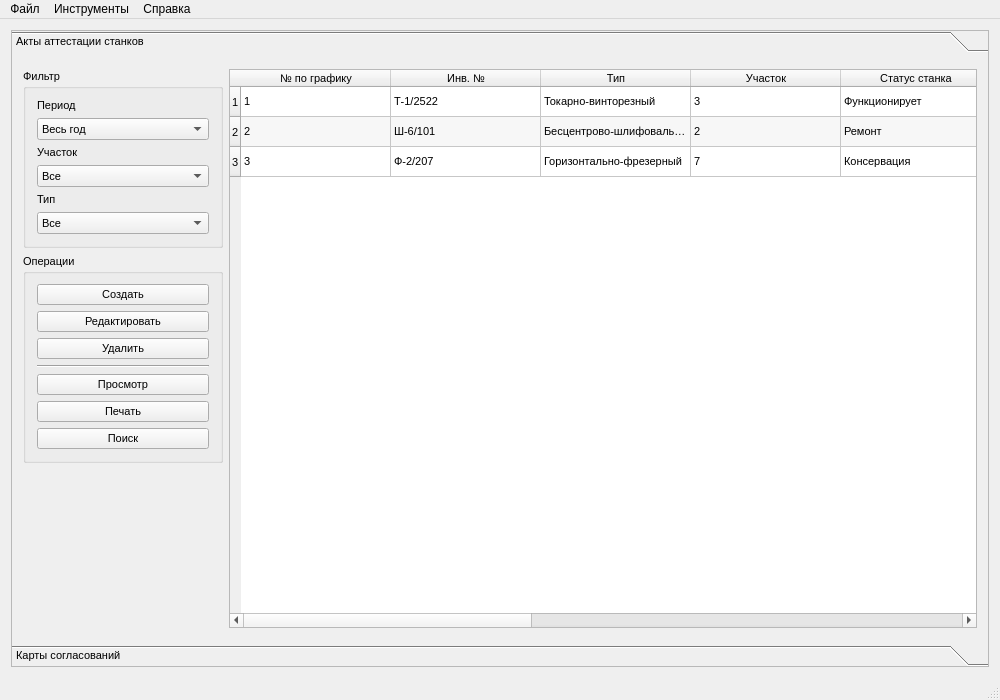
<?xml version="1.0" encoding="UTF-8"?>
<ui version="4.0">
 <class>mainWindow</class>
 <widget class="QMainWindow" name="mainWindow">
  <property name="windowModality">
   <enum>Qt::ApplicationModal</enum>
  </property>
  <property name="geometry">
   <rect>
    <x>0</x>
    <y>0</y>
    <width>1000</width>
    <height>700</height>
   </rect>
  </property>
  <property name="windowTitle">
   <string>Помощник инженера</string>
  </property>
  <property name="windowIcon">
   <iconset resource="resources.qrc">
    <normaloff>:/images/res/images/engineer.png</normaloff>:/images/res/images/engineer.png</iconset>
  </property>
  <property name="dockNestingEnabled">
   <bool>true</bool>
  </property>
  <property name="dockOptions">
   <set>QMainWindow::AllowNestedDocks|QMainWindow::AllowTabbedDocks|QMainWindow::AnimatedDocks</set>
  </property>
  <widget class="QWidget" name="centralWidget">
   <layout class="QGridLayout" name="gridLayout">
    <item row="0" column="0">
     <widget class="QToolBox" name="toolBox">
      <property name="font">
       <font>
        <pointsize>8</pointsize>
       </font>
      </property>
      <property name="styleSheet">
       <string notr="true">icon-size: 48px;
QToolBox::tab:selected
{
    font: bold;
}
QToolBox::tab
{
    font: normal;
}
</string>
      </property>
      <property name="frameShape">
       <enum>QFrame::StyledPanel</enum>
      </property>
      <property name="frameShadow">
       <enum>QFrame::Sunken</enum>
      </property>
      <property name="currentIndex">
       <number>0</number>
      </property>
      <property name="tabSpacing">
       <number>6</number>
      </property>
      <widget class="QWidget" name="page_attestationOfMachines">
       <property name="geometry">
        <rect>
         <x>0</x>
         <y>0</y>
         <width>980</width>
         <height>515</height>
        </rect>
       </property>
       <attribute name="icon">
        <iconset resource="resources.qrc">
         <normaloff>:/images/res/images/machine.png</normaloff>:/images/res/images/machine.png</iconset>
       </attribute>
       <attribute name="label">
        <string>Акты аттестации станков</string>
       </attribute>
       <layout class="QGridLayout" name="gridLayout_9">
        <item row="1" column="0">
         <widget class="QGroupBox" name="groupBox_aom_operations">
          <property name="maximumSize">
           <size>
            <width>200</width>
            <height>16777215</height>
           </size>
          </property>
          <property name="font">
           <font>
            <pointsize>8</pointsize>
           </font>
          </property>
          <property name="title">
           <string>Операции</string>
          </property>
          <layout class="QGridLayout" name="gridLayout_3">
           <item row="0" column="0">
            <widget class="QPushButton" name="pushButton_aom_newRecord">
             <property name="font">
              <font>
               <pointsize>8</pointsize>
              </font>
             </property>
             <property name="text">
              <string>Создать</string>
             </property>
             <property name="icon">
              <iconset resource="resources.qrc">
               <normaloff>:/images/res/images/add.png</normaloff>:/images/res/images/add.png</iconset>
             </property>
             <property name="iconSize">
              <size>
               <width>24</width>
               <height>24</height>
              </size>
             </property>
            </widget>
           </item>
           <item row="1" column="0">
            <widget class="QPushButton" name="pushButton_aom_editRecord">
             <property name="font">
              <font>
               <pointsize>8</pointsize>
              </font>
             </property>
             <property name="text">
              <string>Редактировать</string>
             </property>
             <property name="icon">
              <iconset resource="resources.qrc">
               <normaloff>:/images/res/images/edit.png</normaloff>:/images/res/images/edit.png</iconset>
             </property>
             <property name="iconSize">
              <size>
               <width>24</width>
               <height>24</height>
              </size>
             </property>
            </widget>
           </item>
           <item row="2" column="0">
            <widget class="QPushButton" name="pushButton_aom_deleteRecord">
             <property name="font">
              <font>
               <pointsize>8</pointsize>
              </font>
             </property>
             <property name="text">
              <string>Удалить</string>
             </property>
             <property name="icon">
              <iconset resource="resources.qrc">
               <normaloff>:/images/res/images/delete.png</normaloff>:/images/res/images/delete.png</iconset>
             </property>
             <property name="iconSize">
              <size>
               <width>24</width>
               <height>24</height>
              </size>
             </property>
            </widget>
           </item>
           <item row="3" column="0">
            <widget class="Line" name="line_aom">
             <property name="font">
              <font>
               <pointsize>8</pointsize>
              </font>
             </property>
             <property name="orientation">
              <enum>Qt::Horizontal</enum>
             </property>
            </widget>
           </item>
           <item row="4" column="0">
            <widget class="QPushButton" name="pushButton_aom_viewDocument">
             <property name="font">
              <font>
               <pointsize>8</pointsize>
              </font>
             </property>
             <property name="text">
              <string>Просмотр</string>
             </property>
             <property name="icon">
              <iconset resource="resources.qrc">
               <normaloff>:/images/res/images/filecontents-128.png</normaloff>:/images/res/images/filecontents-128.png</iconset>
             </property>
             <property name="iconSize">
              <size>
               <width>24</width>
               <height>24</height>
              </size>
             </property>
            </widget>
           </item>
           <item row="5" column="0">
            <widget class="QPushButton" name="pushButton_aom_printDocument">
             <property name="font">
              <font>
               <pointsize>8</pointsize>
              </font>
             </property>
             <property name="text">
              <string>Печать</string>
             </property>
             <property name="icon">
              <iconset resource="resources.qrc">
               <normaloff>:/images/res/images/print.png</normaloff>:/images/res/images/print.png</iconset>
             </property>
             <property name="iconSize">
              <size>
               <width>24</width>
               <height>24</height>
              </size>
             </property>
            </widget>
           </item>
           <item row="6" column="0">
            <widget class="QPushButton" name="pushButton_aom_search">
             <property name="minimumSize">
              <size>
               <width>0</width>
               <height>0</height>
              </size>
             </property>
             <property name="text">
              <string>Поиск</string>
             </property>
             <property name="icon">
              <iconset resource="resources.qrc">
               <normaloff>:/images/res/images/search.png</normaloff>:/images/res/images/search.png</iconset>
             </property>
             <property name="iconSize">
              <size>
               <width>24</width>
               <height>24</height>
              </size>
             </property>
            </widget>
           </item>
          </layout>
         </widget>
        </item>
        <item row="0" column="0">
         <widget class="QGroupBox" name="groupBox_aom_filter">
          <property name="minimumSize">
           <size>
            <width>0</width>
            <height>0</height>
           </size>
          </property>
          <property name="maximumSize">
           <size>
            <width>200</width>
            <height>16777215</height>
           </size>
          </property>
          <property name="font">
           <font>
            <pointsize>8</pointsize>
           </font>
          </property>
          <property name="title">
           <string>Фильтр</string>
          </property>
          <layout class="QGridLayout" name="gridLayout_2">
           <item row="0" column="0">
            <widget class="QLabel" name="label_aom_period">
             <property name="font">
              <font>
               <pointsize>8</pointsize>
              </font>
             </property>
             <property name="text">
              <string>Период</string>
             </property>
            </widget>
           </item>
           <item row="1" column="0">
            <widget class="QComboBox" name="comboBox_aom_period">
             <property name="font">
              <font>
               <pointsize>8</pointsize>
              </font>
             </property>
             <item>
              <property name="text">
               <string>Весь год</string>
              </property>
             </item>
             <item>
              <property name="text">
               <string>Январь</string>
              </property>
             </item>
             <item>
              <property name="text">
               <string>Февраль</string>
              </property>
             </item>
             <item>
              <property name="text">
               <string>Март</string>
              </property>
             </item>
             <item>
              <property name="text">
               <string>Апрель</string>
              </property>
             </item>
             <item>
              <property name="text">
               <string>Май</string>
              </property>
             </item>
             <item>
              <property name="text">
               <string>Июнь</string>
              </property>
             </item>
             <item>
              <property name="text">
               <string>Июль</string>
              </property>
             </item>
             <item>
              <property name="text">
               <string>Август</string>
              </property>
             </item>
             <item>
              <property name="text">
               <string>Сентябрь</string>
              </property>
             </item>
             <item>
              <property name="text">
               <string>Октябрь</string>
              </property>
             </item>
             <item>
              <property name="text">
               <string>Ноябрь</string>
              </property>
             </item>
             <item>
              <property name="text">
               <string>Декабрь</string>
              </property>
             </item>
            </widget>
           </item>
           <item row="2" column="0">
            <widget class="QLabel" name="label_aom_group">
             <property name="font">
              <font>
               <pointsize>8</pointsize>
              </font>
             </property>
             <property name="text">
              <string>Участок</string>
             </property>
            </widget>
           </item>
           <item row="3" column="0">
            <widget class="QComboBox" name="comboBox_aom_group">
             <property name="font">
              <font>
               <pointsize>8</pointsize>
              </font>
             </property>
             <item>
              <property name="text">
               <string>Все</string>
              </property>
             </item>
             <item>
              <property name="text">
               <string>1</string>
              </property>
             </item>
             <item>
              <property name="text">
               <string>2</string>
              </property>
             </item>
             <item>
              <property name="text">
               <string>3</string>
              </property>
             </item>
             <item>
              <property name="text">
               <string>4</string>
              </property>
             </item>
             <item>
              <property name="text">
               <string>5</string>
              </property>
             </item>
            </widget>
           </item>
           <item row="4" column="0">
            <widget class="QLabel" name="label">
             <property name="text">
              <string>Тип</string>
             </property>
            </widget>
           </item>
           <item row="5" column="0">
            <widget class="QComboBox" name="comboBox_type">
             <property name="editable">
              <bool>false</bool>
             </property>
             <property name="currentIndex">
              <number>0</number>
             </property>
             <item>
              <property name="text">
               <string>Все</string>
              </property>
             </item>
             <item>
              <property name="text">
               <string>Автомат токарный многошпиндельный</string>
              </property>
             </item>
             <item>
              <property name="text">
               <string>Автомат токарный одношпиндельный</string>
              </property>
             </item>
             <item>
              <property name="text">
               <string>Автомат токарный с ЧПУ</string>
              </property>
             </item>
             <item>
              <property name="text">
               <string>Бесцентрово-шлифовальный</string>
              </property>
             </item>
             <item>
              <property name="text">
               <string>Внутри-шлифовальный</string>
              </property>
             </item>
             <item>
              <property name="text">
               <string>Кругло-шлифовальный</string>
              </property>
             </item>
             <item>
              <property name="text">
               <string>Плоско-шлифовальный</string>
              </property>
             </item>
             <item>
              <property name="text">
               <string>Вертикально-фрезерный</string>
              </property>
             </item>
             <item>
              <property name="text">
               <string>Горизонтально-фрезерный</string>
              </property>
             </item>
             <item>
              <property name="text">
               <string>Токарно-винторезный</string>
              </property>
             </item>
             <item>
              <property name="text">
               <string>Токарно-револьверный</string>
              </property>
             </item>
             <item>
              <property name="text">
               <string>Вертикально-сверлильный</string>
              </property>
             </item>
             <item>
              <property name="text">
               <string>Настольно-сверлильный</string>
              </property>
             </item>
             <item>
              <property name="text">
               <string>Резьбонакатной</string>
              </property>
             </item>
             <item>
              <property name="text">
               <string>Резьбошлифовальный</string>
              </property>
             </item>
            </widget>
           </item>
          </layout>
         </widget>
        </item>
        <item row="2" column="0">
         <spacer name="verticalSpacer">
          <property name="font">
           <font>
            <pointsize>8</pointsize>
           </font>
          </property>
          <property name="orientation">
           <enum>Qt::Vertical</enum>
          </property>
          <property name="sizeHint" stdset="0">
           <size>
            <width>20</width>
            <height>61</height>
           </size>
          </property>
         </spacer>
        </item>
        <item row="0" column="1" rowspan="3">
         <widget class="myTableWidget" name="tableWidget_aom_machinesTable">
          <property name="font">
           <font>
            <pointsize>8</pointsize>
           </font>
          </property>
          <property name="editTriggers">
           <set>QAbstractItemView::NoEditTriggers</set>
          </property>
          <property name="alternatingRowColors">
           <bool>true</bool>
          </property>
          <property name="selectionMode">
           <enum>QAbstractItemView::SingleSelection</enum>
          </property>
          <property name="selectionBehavior">
           <enum>QAbstractItemView::SelectRows</enum>
          </property>
          <property name="wordWrap">
           <bool>false</bool>
          </property>
          <attribute name="horizontalHeaderDefaultSectionSize">
           <number>150</number>
          </attribute>
          <attribute name="horizontalHeaderStretchLastSection">
           <bool>true</bool>
          </attribute>
          <row>
           <property name="text">
            <string>1</string>
           </property>
          </row>
          <row>
           <property name="text">
            <string>2</string>
           </property>
          </row>
          <row>
           <property name="text">
            <string>3</string>
           </property>
          </row>
          <column>
           <property name="text">
            <string>№ по графику</string>
           </property>
          </column>
          <column>
           <property name="text">
            <string>Инв. №</string>
           </property>
          </column>
          <column>
           <property name="text">
            <string>Тип</string>
           </property>
          </column>
          <column>
           <property name="text">
            <string>Участок</string>
           </property>
          </column>
          <column>
           <property name="text">
            <string>Статус станка</string>
           </property>
          </column>
          <column>
           <property name="text">
            <string>Аттестован</string>
           </property>
          </column>
          <column>
           <property name="text">
            <string>Дата проведенной аттестации</string>
           </property>
          </column>
          <column>
           <property name="text">
            <string>Дата очередной аттестации</string>
           </property>
          </column>
          <column>
           <property name="text">
            <string>Статус документа</string>
           </property>
          </column>
          <column>
           <property name="text">
            <string>Копия утвержденного документа</string>
           </property>
          </column>
          <item row="0" column="0">
           <property name="text">
            <string>1</string>
           </property>
          </item>
          <item row="0" column="1">
           <property name="text">
            <string>Т-1/2522</string>
           </property>
          </item>
          <item row="0" column="2">
           <property name="text">
            <string>Токарно-винторезный</string>
           </property>
          </item>
          <item row="0" column="3">
           <property name="text">
            <string>3</string>
           </property>
          </item>
          <item row="0" column="4">
           <property name="text">
            <string>Функционирует</string>
           </property>
          </item>
          <item row="0" column="5">
           <property name="text">
            <string>да</string>
           </property>
          </item>
          <item row="0" column="6">
           <property name="text">
            <string>11.04.2014</string>
           </property>
          </item>
          <item row="0" column="7">
           <property name="text">
            <string>май 2015</string>
           </property>
          </item>
          <item row="0" column="8">
           <property name="text">
            <string>на утверждении</string>
           </property>
          </item>
          <item row="0" column="9">
           <property name="text">
            <string>недоступно</string>
           </property>
          </item>
          <item row="1" column="0">
           <property name="text">
            <string>2</string>
           </property>
          </item>
          <item row="1" column="1">
           <property name="text">
            <string>Ш-6/101</string>
           </property>
          </item>
          <item row="1" column="2">
           <property name="text">
            <string>Бесцентрово-шлифовальный</string>
           </property>
          </item>
          <item row="1" column="3">
           <property name="text">
            <string>2</string>
           </property>
          </item>
          <item row="1" column="4">
           <property name="text">
            <string>Ремонт</string>
           </property>
          </item>
          <item row="1" column="5">
           <property name="text">
            <string>нет</string>
           </property>
          </item>
          <item row="1" column="6">
           <property name="text">
            <string>недоступно</string>
           </property>
          </item>
          <item row="1" column="7">
           <property name="text">
            <string>недоступно</string>
           </property>
          </item>
          <item row="1" column="8">
           <property name="text">
            <string>недоступно</string>
           </property>
          </item>
          <item row="1" column="9">
           <property name="text">
            <string>недоступно</string>
           </property>
          </item>
          <item row="2" column="0">
           <property name="text">
            <string>3</string>
           </property>
          </item>
          <item row="2" column="1">
           <property name="text">
            <string>Ф-2/207</string>
           </property>
          </item>
          <item row="2" column="2">
           <property name="text">
            <string>Горизонтально-фрезерный</string>
           </property>
          </item>
          <item row="2" column="3">
           <property name="text">
            <string>7</string>
           </property>
          </item>
          <item row="2" column="4">
           <property name="text">
            <string>Консервация</string>
           </property>
          </item>
          <item row="2" column="5">
           <property name="text">
            <string>нет</string>
           </property>
          </item>
          <item row="2" column="6">
           <property name="text">
            <string>недоступно</string>
           </property>
          </item>
          <item row="2" column="7">
           <property name="text">
            <string>недоступно</string>
           </property>
          </item>
          <item row="2" column="8">
           <property name="text">
            <string>недоступно</string>
           </property>
          </item>
          <item row="2" column="9">
           <property name="text">
            <string>недоступно</string>
           </property>
          </item>
         </widget>
        </item>
       </layout>
      </widget>
      <widget class="QWidget" name="page_cardsOfHarmonization">
       <property name="geometry">
        <rect>
         <x>0</x>
         <y>0</y>
         <width>980</width>
         <height>515</height>
        </rect>
       </property>
       <attribute name="icon">
        <iconset resource="resources.qrc">
         <normaloff>:/images/res/images/document.png</normaloff>:/images/res/images/document.png</iconset>
       </attribute>
       <attribute name="label">
        <string>Карты согласований</string>
       </attribute>
       <layout class="QGridLayout" name="gridLayout_8">
        <item row="1" column="0">
         <widget class="QGroupBox" name="groupBox_coh_operations">
          <property name="minimumSize">
           <size>
            <width>0</width>
            <height>0</height>
           </size>
          </property>
          <property name="maximumSize">
           <size>
            <width>200</width>
            <height>16777215</height>
           </size>
          </property>
          <property name="font">
           <font>
            <pointsize>8</pointsize>
           </font>
          </property>
          <property name="title">
           <string>Операции</string>
          </property>
          <layout class="QGridLayout" name="gridLayout_5">
           <item row="0" column="0">
            <widget class="QPushButton" name="pushButton_coh_newRecord">
             <property name="font">
              <font>
               <pointsize>8</pointsize>
              </font>
             </property>
             <property name="text">
              <string>Создать</string>
             </property>
             <property name="icon">
              <iconset resource="resources.qrc">
               <normaloff>:/images/res/images/add.png</normaloff>:/images/res/images/add.png</iconset>
             </property>
             <property name="iconSize">
              <size>
               <width>24</width>
               <height>24</height>
              </size>
             </property>
            </widget>
           </item>
           <item row="1" column="0">
            <widget class="QPushButton" name="pushButton_coh_editRecord">
             <property name="font">
              <font>
               <pointsize>8</pointsize>
              </font>
             </property>
             <property name="text">
              <string>Редактировать</string>
             </property>
             <property name="icon">
              <iconset resource="resources.qrc">
               <normaloff>:/images/res/images/edit.png</normaloff>:/images/res/images/edit.png</iconset>
             </property>
             <property name="iconSize">
              <size>
               <width>24</width>
               <height>24</height>
              </size>
             </property>
            </widget>
           </item>
           <item row="2" column="0">
            <widget class="QPushButton" name="pushButton_coh_deleteRecord">
             <property name="font">
              <font>
               <pointsize>8</pointsize>
              </font>
             </property>
             <property name="text">
              <string>Удалить</string>
             </property>
             <property name="icon">
              <iconset resource="resources.qrc">
               <normaloff>:/images/res/images/delete.png</normaloff>:/images/res/images/delete.png</iconset>
             </property>
             <property name="iconSize">
              <size>
               <width>24</width>
               <height>24</height>
              </size>
             </property>
            </widget>
           </item>
           <item row="3" column="0">
            <widget class="Line" name="line_coh">
             <property name="font">
              <font>
               <pointsize>8</pointsize>
              </font>
             </property>
             <property name="orientation">
              <enum>Qt::Horizontal</enum>
             </property>
            </widget>
           </item>
           <item row="4" column="0">
            <widget class="QPushButton" name="pushButton_coh_viewDocument">
             <property name="font">
              <font>
               <pointsize>8</pointsize>
              </font>
             </property>
             <property name="text">
              <string>Просмотр</string>
             </property>
             <property name="icon">
              <iconset resource="resources.qrc">
               <normaloff>:/images/res/images/filecontents-128.png</normaloff>:/images/res/images/filecontents-128.png</iconset>
             </property>
             <property name="iconSize">
              <size>
               <width>24</width>
               <height>24</height>
              </size>
             </property>
            </widget>
           </item>
           <item row="5" column="0">
            <widget class="QPushButton" name="pushButton_coh_printDocument">
             <property name="font">
              <font>
               <pointsize>8</pointsize>
              </font>
             </property>
             <property name="text">
              <string>Печать</string>
             </property>
             <property name="icon">
              <iconset resource="resources.qrc">
               <normaloff>:/images/res/images/print.png</normaloff>:/images/res/images/print.png</iconset>
             </property>
             <property name="iconSize">
              <size>
               <width>24</width>
               <height>24</height>
              </size>
             </property>
            </widget>
           </item>
           <item row="6" column="0">
            <widget class="QPushButton" name="pushButton_coh_search">
             <property name="minimumSize">
              <size>
               <width>0</width>
               <height>0</height>
              </size>
             </property>
             <property name="text">
              <string>Поиск</string>
             </property>
             <property name="icon">
              <iconset resource="resources.qrc">
               <normaloff>:/images/res/images/search.png</normaloff>:/images/res/images/search.png</iconset>
             </property>
             <property name="iconSize">
              <size>
               <width>24</width>
               <height>24</height>
              </size>
             </property>
            </widget>
           </item>
          </layout>
         </widget>
        </item>
        <item row="0" column="0">
         <widget class="QGroupBox" name="groupBox_coh_filter">
          <property name="minimumSize">
           <size>
            <width>0</width>
            <height>0</height>
           </size>
          </property>
          <property name="maximumSize">
           <size>
            <width>200</width>
            <height>16777215</height>
           </size>
          </property>
          <property name="font">
           <font>
            <pointsize>8</pointsize>
           </font>
          </property>
          <property name="title">
           <string>Фильтр</string>
          </property>
          <layout class="QGridLayout" name="gridLayout_6">
           <item row="0" column="0">
            <widget class="QLabel" name="label_coh_detail">
             <property name="font">
              <font>
               <pointsize>8</pointsize>
              </font>
             </property>
             <property name="text">
              <string>Деталь</string>
             </property>
            </widget>
           </item>
           <item row="2" column="0">
            <widget class="QLabel" name="label_coh_workshop">
             <property name="font">
              <font>
               <pointsize>8</pointsize>
              </font>
             </property>
             <property name="text">
              <string>Смежный цех</string>
             </property>
            </widget>
           </item>
           <item row="3" column="0">
            <widget class="QComboBox" name="comboBox_coh_workshop">
             <property name="font">
              <font>
               <pointsize>8</pointsize>
              </font>
             </property>
             <item>
              <property name="text">
               <string>Все</string>
              </property>
             </item>
             <item>
              <property name="text">
               <string>9</string>
              </property>
             </item>
             <item>
              <property name="text">
               <string>15</string>
              </property>
             </item>
             <item>
              <property name="text">
               <string>17</string>
              </property>
             </item>
             <item>
              <property name="text">
               <string>27</string>
              </property>
             </item>
             <item>
              <property name="text">
               <string>117</string>
              </property>
             </item>
             <item>
              <property name="text">
               <string>Мех. лаб.</string>
              </property>
             </item>
            </widget>
           </item>
           <item row="5" column="0">
            <widget class="QComboBox" name="comboBox_coh_developer">
             <property name="font">
              <font>
               <pointsize>8</pointsize>
              </font>
             </property>
             <item>
              <property name="text">
               <string>Мельничук Е.В.</string>
              </property>
             </item>
             <item>
              <property name="text">
               <string>Петров П.П.</string>
              </property>
             </item>
             <item>
              <property name="text">
               <string>Иванов И.И.</string>
              </property>
             </item>
             <item>
              <property name="text">
               <string>Сидоров С.С.</string>
              </property>
             </item>
            </widget>
           </item>
           <item row="4" column="0">
            <widget class="QLabel" name="label_coh_developer">
             <property name="font">
              <font>
               <pointsize>8</pointsize>
              </font>
             </property>
             <property name="text">
              <string>Разработчик</string>
             </property>
            </widget>
           </item>
           <item row="1" column="0">
            <widget class="QComboBox" name="comboBox_coh_detal">
             <property name="font">
              <font>
               <pointsize>8</pointsize>
              </font>
             </property>
             <item>
              <property name="text">
               <string>Все</string>
              </property>
             </item>
             <item>
              <property name="text">
               <string>99.04.81.007 - Болт</string>
              </property>
             </item>
            </widget>
           </item>
          </layout>
         </widget>
        </item>
        <item row="2" column="0">
         <spacer name="verticalSpacer_2">
          <property name="font">
           <font>
            <pointsize>8</pointsize>
           </font>
          </property>
          <property name="orientation">
           <enum>Qt::Vertical</enum>
          </property>
          <property name="sizeHint" stdset="0">
           <size>
            <width>178</width>
            <height>87</height>
           </size>
          </property>
         </spacer>
        </item>
        <item row="0" column="1" rowspan="3">
         <widget class="myTableWidget" name="tableWidget_coh_cardsOfHarmonizationTable">
          <property name="font">
           <font>
            <pointsize>8</pointsize>
           </font>
          </property>
          <property name="editTriggers">
           <set>QAbstractItemView::NoEditTriggers</set>
          </property>
          <property name="alternatingRowColors">
           <bool>true</bool>
          </property>
          <property name="selectionMode">
           <enum>QAbstractItemView::SingleSelection</enum>
          </property>
          <property name="selectionBehavior">
           <enum>QAbstractItemView::SelectRows</enum>
          </property>
          <attribute name="horizontalHeaderDefaultSectionSize">
           <number>150</number>
          </attribute>
          <attribute name="horizontalHeaderStretchLastSection">
           <bool>true</bool>
          </attribute>
          <row>
           <property name="text">
            <string>1</string>
           </property>
          </row>
          <row>
           <property name="text">
            <string>2</string>
           </property>
          </row>
          <column>
           <property name="text">
            <string>Деталь</string>
           </property>
          </column>
          <column>
           <property name="text">
            <string>Смежный цех</string>
           </property>
          </column>
          <column>
           <property name="text">
            <string>Вид работы</string>
           </property>
          </column>
          <column>
           <property name="text">
            <string>Разработчик</string>
           </property>
          </column>
          <column>
           <property name="text">
            <string>Дата разработки</string>
           </property>
          </column>
          <column>
           <property name="text">
            <string>Согласовал</string>
           </property>
          </column>
          <column>
           <property name="text">
            <string>Дата согласования</string>
           </property>
          </column>
          <column>
           <property name="text">
            <string>Статус документа</string>
           </property>
          </column>
          <column>
           <property name="text">
            <string>Копия утвержденного документа</string>
           </property>
          </column>
          <item row="0" column="0">
           <property name="text">
            <string>6-26Ц ОСТ 1 31807-80 - Шпилька</string>
           </property>
          </item>
          <item row="0" column="1">
           <property name="text">
            <string>15</string>
           </property>
          </item>
          <item row="0" column="2">
           <property name="text">
            <string>Термообработка</string>
           </property>
          </item>
          <item row="0" column="3">
           <property name="text">
            <string>Мельничук Е.В.</string>
           </property>
          </item>
          <item row="0" column="4">
           <property name="text">
            <string>29.10.2014</string>
           </property>
          </item>
          <item row="0" column="5">
           <property name="text">
            <string>Петров П.П.</string>
           </property>
          </item>
          <item row="0" column="6">
           <property name="text">
            <string>30.10.2014</string>
           </property>
          </item>
          <item row="0" column="7">
           <property name="text">
            <string>утвержден</string>
           </property>
          </item>
          <item row="0" column="8">
           <property name="text">
            <string>недоступно</string>
           </property>
          </item>
          <item row="1" column="0">
           <property name="text">
            <string>6-26Ц ОСТ 1 31807-80 - Шпилька</string>
           </property>
          </item>
          <item row="1" column="1">
           <property name="text">
            <string>Мех. лаб.</string>
           </property>
          </item>
          <item row="1" column="2">
           <property name="text">
            <string>Испытания на разрыв</string>
           </property>
          </item>
          <item row="1" column="3">
           <property name="text">
            <string>Мельничук Е.В.</string>
           </property>
          </item>
          <item row="1" column="4">
           <property name="text">
            <string>01.09.2014</string>
           </property>
          </item>
          <item row="1" column="5">
           <property name="text">
            <string>Иванов И.И.</string>
           </property>
          </item>
          <item row="1" column="6">
           <property name="text">
            <string>14.10.2014</string>
           </property>
          </item>
          <item row="1" column="7">
           <property name="text">
            <string>утвержден</string>
           </property>
          </item>
          <item row="1" column="8">
           <property name="text">
            <string>недоступно</string>
           </property>
          </item>
         </widget>
        </item>
       </layout>
      </widget>
     </widget>
    </item>
   </layout>
  </widget>
  <widget class="QMenuBar" name="menuBar">
   <property name="geometry">
    <rect>
     <x>0</x>
     <y>0</y>
     <width>1000</width>
     <height>21</height>
    </rect>
   </property>
   <widget class="QMenu" name="menu_tools">
    <property name="title">
     <string>Инструменты</string>
    </property>
    <addaction name="action_attestationOfMachines"/>
    <addaction name="action_soglasovaniya"/>
   </widget>
   <widget class="QMenu" name="menu_help">
    <property name="title">
     <string>Справка</string>
    </property>
    <addaction name="action_about"/>
    <addaction name="action_aboutQt"/>
   </widget>
   <widget class="QMenu" name="menu">
    <property name="title">
     <string>Файл</string>
    </property>
    <addaction name="action_exit"/>
   </widget>
   <addaction name="menu"/>
   <addaction name="menu_tools"/>
   <addaction name="menu_help"/>
  </widget>
  <widget class="QStatusBar" name="statusBar"/>
  <action name="action_exit">
   <property name="icon">
    <iconset resource="resources.qrc">
     <normaloff>:/images/res/images/exit.png</normaloff>:/images/res/images/exit.png</iconset>
   </property>
   <property name="text">
    <string>Выход</string>
   </property>
  </action>
  <action name="action_attestationOfMachines">
   <property name="icon">
    <iconset resource="resources.qrc">
     <normaloff>:/images/res/images/machine.png</normaloff>:/images/res/images/machine.png</iconset>
   </property>
   <property name="text">
    <string>Акты аттестации станков</string>
   </property>
  </action>
  <action name="action_soglasovaniya">
   <property name="icon">
    <iconset resource="resources.qrc">
     <normaloff>:/images/res/images/document.png</normaloff>:/images/res/images/document.png</iconset>
   </property>
   <property name="text">
    <string>Карты согласований</string>
   </property>
  </action>
  <action name="action_aboutQt">
   <property name="icon">
    <iconset resource="resources.qrc">
     <normaloff>:/images/res/images/qt-logo.png</normaloff>:/images/res/images/qt-logo.png</iconset>
   </property>
   <property name="text">
    <string>О библиотеке Qt...</string>
   </property>
  </action>
  <action name="action_about">
   <property name="icon">
    <iconset resource="resources.qrc">
     <normaloff>:/images/res/images/info.png</normaloff>:/images/res/images/info.png</iconset>
   </property>
   <property name="text">
    <string>О программе...</string>
   </property>
  </action>
 </widget>
 <layoutdefault spacing="6" margin="11"/>
 <customwidgets>
  <customwidget>
   <class>myTableWidget</class>
   <extends>QTableWidget</extends>
   <header>myTableWidget.h</header>
  </customwidget>
 </customwidgets>
 <resources>
  <include location="resources.qrc"/>
 </resources>
 <connections/>
</ui>
